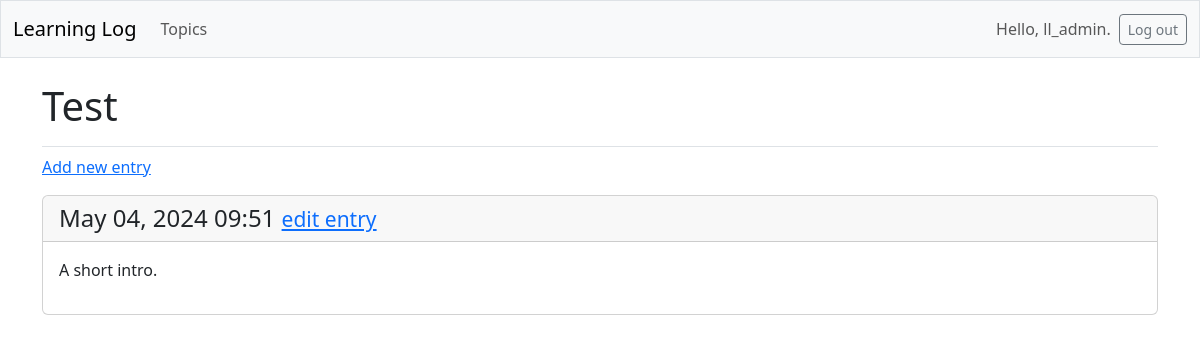
/topics/3/ (signed in), run on an earlier commit of the app's database.
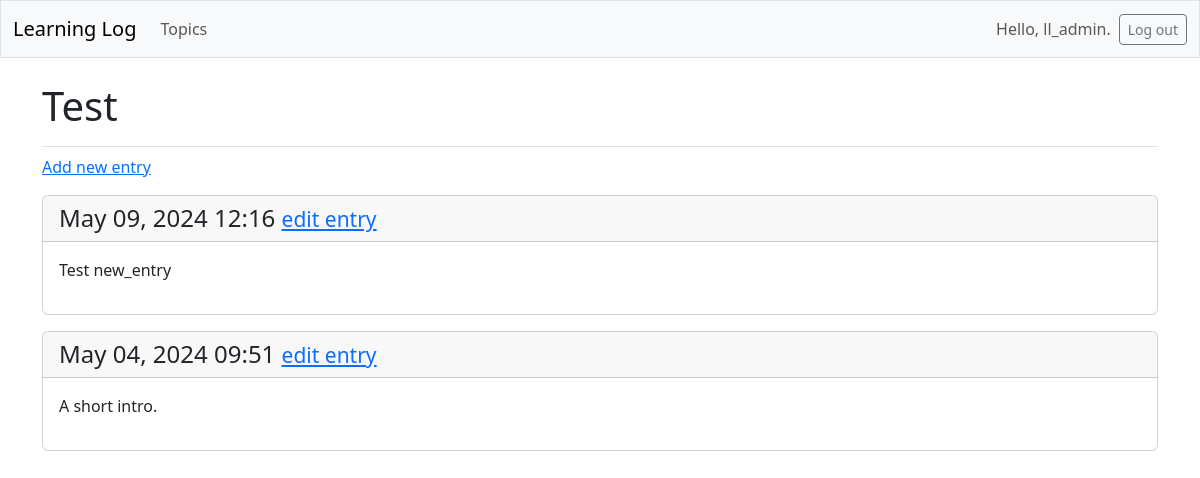
And on a later commit of the database.
### learning_logs/models.py (models this page shows, shortened)
class Entry(models.Model):
    topic = models.ForeignKey(Topic, on_delete=models.CASCADE)
    text = models.TextField()
    date_added = models.DateTimeField(auto_now_add=True)
    class Meta:
        verbose_name_plural = 'entries'

### learning_logs/views.py (the view)
# urls.py: path('topics/<int:topic_id>/', views.topic, name='topic'),
def topic(request, topic_id):
    topic = Topic.objects.get(id=topic_id)
    is_owner = False
    if request.user == topic.owner:
        is_owner = True
    if (topic.owner != request.user) and (not topic.public):
        raise Http404
    entries = topic.entry_set.order_by('-date_added')
    context = {'topic': topic, 'entries': entries, 'is_owner': is_owner}
    return render(request, 'learning_logs/topic.html', context)

### learning_logs/templates/learning_logs/topic.html
{% extends 'learning_logs/base.html' %}
{% block page_header %}
  <h1>{{ topic.text }}</h1>
{% endblock page_header %}
{% block content %}
  {% if is_owner %}
    <p>
      <a href="{% url 'learning_logs:new_entry' topic.id %}">Add new entry</a>
    </p>
  {% endif %}
  {% for entry in entries %}
    <div class="card mb-3">
      <h4 class="card-header">
        {{ entry.date_added|date:'M d, Y H:i' }}
        {% if is_owner %}
          <small><a href="{% url 'learning_logs:edit_entry' entry.id %}">
            edit entry</a></small>
        {% endif %}
      </h4>
      <div class="card-body">{{ entry.text|linebreaks }}</div>
    </div>
  {% empty %}
    <p>There are no entries for this topic yet.</p>
  {% endfor %}
{% endblock content %}

What changed in the data, as far as the page shows it:
added Entry: date_added "May 09, 2024 12:16", text "Test new_entry"
